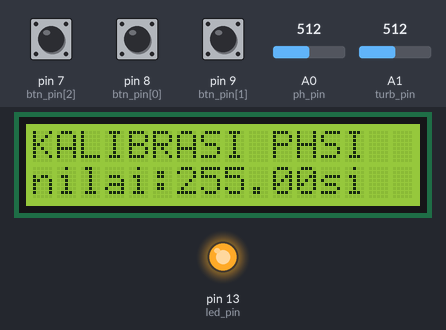
The sketch below on a simulated Arduino Uno, built with avr-gcc and run on an emulated ATmega328P. Parts: 16×2 character LCD, output pins drawn as LEDs (lit = HIGH). The test bench sets the inputs (shaded band); at power-on: pin 7 (btn_pin[2]) HIGH, pin 8 (btn_pin[0]) HIGH, pin 9 (btn_pin[1]) HIGH, A0 (ph_pin) = 512, A1 (turb_pin) = 512. EEPROM starts erased.

Above: at 2.9 s.
3.0 s: pin 7 (btn_pin[2]) pulled LOW for 0.15 s
At 3.43 s:
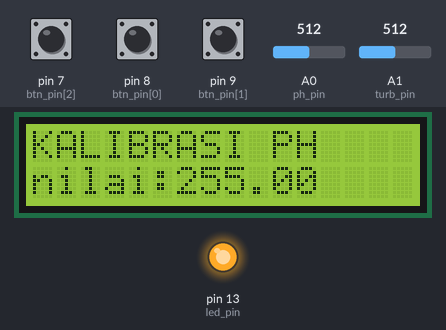
6.1 s: pin 8 (btn_pin[0]) pulled LOW for 3.2 s
At 9.5 s:
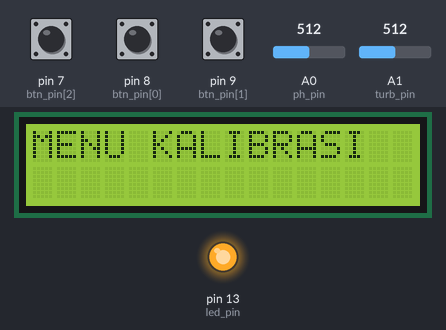
9.9 s: pin 9 (btn_pin[1]) pulled LOW for 3.2 s
At 11.48 s:
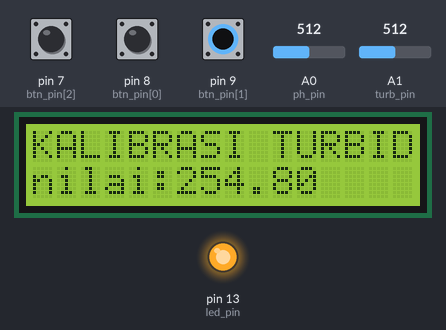
13.7 s: pin 8 (btn_pin[0]) pulled LOW for 0.15 s
At 14.07 s:
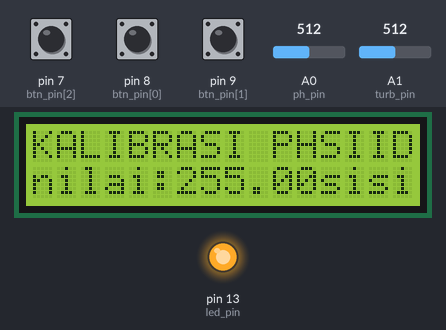
15.3 s: pin 7 (btn_pin[2]) pulled LOW for 0.15 s
18.4 s: pin 9 (btn_pin[1]) pulled LOW for 1 s
At 20.31 s:
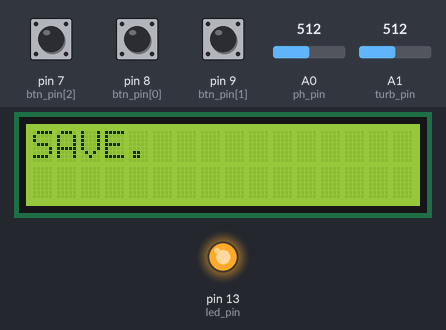
Timing chart, 0 to 21.0 s (numbered marks = the images above; inputs shaded):
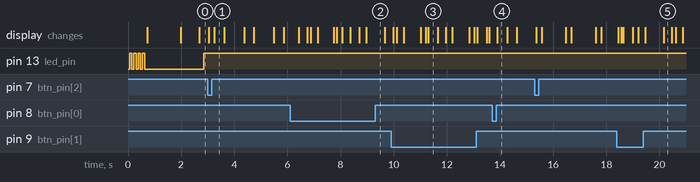

Measured:
- after the input at 3.0 s, the display: first changes at once (image 1 shows a later state)
- after the input at 6.1 s, the display: first changes after 0.33 s (image 2 shows a later state)
- after the input at 9.9 s, the display: first differs from a run without the input after 1.1 s (image 3 shows a later state)
- after the input at 13.7 s, the display: changes after 0.19 s (image 4)
- after the input at 18.4 s, the display: first changes after 0.05 s (image 5 shows a later state)

The sketch:

TX_Nano_json.ino
```cpp
//Library ardino json
#include <ArduinoJson.h>

//library lcd display
#include <LiquidCrystal_I2C.h>
LiquidCrystal_I2C lcd(0x27, 16, 2);

//library software serial untuk komunikasi
#include <SoftwareSerial.h>
//pin software serial rx dan tx
SoftwareSerial linkSerial(5, 6);

//library eeprom untuk menyimpan nilai kalibrasi
#include <EEPROM.h>

int refresh = 0;

const int led_pin = 13;

const int btn_pin[3] = {8, 9, 7};

//variable untuk sensor ph
const int ph_pin = A0;
int ph_value = 0;
unsigned long avg_value;
int buffer_arr[10], temp;
float ph_volt, ph_act;
float kalibrasi_ph = 0;

//variable untuk sensor Turbidity
const int turb_pin = A1;
float turb_volt;
int turb_sample = 600;
float turb_ntu;
int turb_value;
float kalibrasi_turb;

int menu;

void setup() {
  // put your setup code here, to run once:
  Serial.begin(115200);
  lcd.init();

  pinMode(led_pin, OUTPUT);
  pinMode(ph_pin, INPUT);
  pinMode(turb_pin, INPUT);

  for (int i = 0; i < 5; i++) {
    pinMode(btn_pin[i], INPUT_PULLUP);
  }

  for (int i = 0; i < 8; i++) {
    digitalWrite(led_pin, !digitalRead(led_pin));
    delay(80);
  }

  kalibrasi_ph = EEPROM.read(0);    //membaca nilai kalibrasi ph dari eeprom
  kalibrasi_turb = EEPROM.read(1);  //membaca nilai kalibrasi turbidity dari eeprom

  linkSerial.begin(4800); //memulai komunikasi serial
  lcd.backlight();

  lcd.setCursor(0, 0);
  lcd.print(" IoT ThingSpeak");

  delay(1000);
}

void loop() {
  // put your main code here, to run repeatedly:
  if (++refresh > 2) {
    lcd.clear();
    refresh = 0;
  }

  //short_long_btn();
  ph_read();
  turb_read();

  //buat format json untuk dikirim ke nodemcu
  StaticJsonDocument<500> docSending;
  docSending["ph_sensor"]   = ph_act;
  docSending["turb_sensor"] = turb_ntu;
  serializeJson(docSending, linkSerial);

  menu_display();

  lcd.setCursor(0, 0);
  lcd.print("PH :"); lcd.print(ph_act);
  lcd.setCursor(12, 0); lcd.print(ph_volt);
  lcd.setCursor(0, 1);
  lcd.print("NTU:"); lcd.print(turb_ntu - kalibrasi_turb);
  lcd.setCursor(12, 1); lcd.print(turb_volt);

  //  lcd.setCursor(0, 1); lcd.print(btn(0));
  //  lcd.print(" ");  lcd.print(btn(1));
  //  lcd.print(" ");  lcd.print(btn(2));
}

void menu_display() {
  if (btn(2) == 1) {
    lcd.clear();
    lcd.setCursor(0, 0);
    lcd.print(F("MENU KALIBRASI"));
    delay(500);
    while (1) {
      if (++refresh > 5) {
        lcd.clear();
        refresh = 0;
      }
      if (btn(0) == 1) {
        menu++;
        delay(80);
      }
      if (btn(1) == 1) {
        menu--;
        delay(80);
      }
      if (menu > 2) menu = 0;
      if (menu < 0) menu = 2;
      if (menu == 0) {
        lcd.setCursor(0, 0); lcd.print("MENU KALIBRASI");
        lcd.setCursor(0, 1); lcd.print(menu); lcd.print(".ph kalibrasi");
        if (btn(2) == 1) {
          while (1) {
            if (++refresh > 5) {
              lcd.clear();
              refresh = 0;
            }
            lcd.setCursor(0, 0); lcd.print("KALIBRASI PH");
            lcd.setCursor(0, 1); lcd.print("nilai:"); lcd.print(kalibrasi_ph);
            if (btn(0) == 1) {
              kalibrasi_ph += 0.02;
              delay(80);
            }
            if (btn(1) == 1) {
              kalibrasi_ph -= 0.02;
              delay(80);
            }
            if (btn(2) == 1) {
              //delay(200);
              break;
            }
            led_indikator();
          }
        }
      }
      if (menu == 1) {
        lcd.setCursor(0, 0); lcd.print("MENU KALIBRASI");
        lcd.setCursor(0, 1); lcd.print(menu); lcd.print(".turb kalibrasi");
        if (btn(2) == 1) {
          delay(80);
          while (1) {
            if (++refresh > 5) {
              lcd.clear();
              refresh = 0;
            }
            lcd.setCursor(0, 0); lcd.print("KALIBRASI TURBID");
            lcd.setCursor(0, 1); lcd.print("nilai:"); lcd.print(kalibrasi_turb);
            if (btn(0) == 1) {
              kalibrasi_turb += 0.2;
              delay(80);
            }
            if (btn(1) == 1) {
              kalibrasi_turb -= 0.2;
              delay(80);
            }
            if (btn(2) == 1) {
              //delay(200);
              break;
            }
            led_indikator();
          }
        }
      }
      if (menu == 2) {
        lcd.setCursor(0, 0); lcd.print("MENU KALIBRASI");
        lcd.setCursor(0, 1); lcd.print(menu); lcd.print(".save & exit ?");
        if (btn(2) == 1) {
          lcd.clear();
          lcd.setCursor(0, 0);
          lcd.print(F("SAVE"));
          int save_eeprom;
          for (save_eeprom = 0; save_eeprom < 16; save_eeprom++) {
            lcd.print(".");
            delay(25);
          }
          if (save_eeprom > 5) {
            EEPROM.update(0, kalibrasi_ph);
            EEPROM.update(1, kalibrasi_turb);
          }
          break;
        }
      }
      led_indikator();
    }
  }
}

bool btn(int ch) {
  return digitalRead(btn_pin[ch]);
}

void led_indikator() {
  if (btn(0) == 1 || btn(1) == 1 || btn(2) == 1) {
    digitalWrite(led_pin, 1);
  } else {
    digitalWrite(led_pin, 0);
  }
}

void ph_read() {
  //Get 10 sample value from the sensor for smooth the value
  for (int i = 0; i < 10; i++)  {
    buffer_arr[i] = analogRead(ph_pin);
    delay(5);
  }
  //sort the analog from small to large
  for (int i = 0; i < 9; i++) {
    for (int j = i + 1; j < 10; j++) {
      if (buffer_arr[i] > buffer_arr[j]) {
        temp = buffer_arr[i];
        buffer_arr[i] = buffer_arr[j];
        buffer_arr[j] = temp;
      }
    }
  }

  avg_value = 0;

  for (int i = 2; i < 8; i++) {
    avg_value += buffer_arr[i];
  }

  ph_volt = (float)avg_value * 5.18 / 1024 / 6; //convert the analog into millivolt
  ph_act = 2.5 * ph_volt - kalibrasi_ph; //convert the millivolt into pH value
}

void turb_read() {
  turb_value = analogRead(turb_pin);
  turb_volt = 0;

  for (int i = 0; i < turb_sample; i++) {
    turb_volt += ((float)analogRead(turb_pin) / 1023) * 5.1;
  }

  turb_volt = turb_volt / (turb_sample);
  turb_volt = round_to_dp(turb_volt, 2);

  if (turb_volt < 2.5) {
    turb_ntu = 3000;
  } else {
    turb_ntu = -1120.4 * square(turb_volt) + 5742.3 * turb_volt - 4352.8;
    if (turb_ntu < 0) turb_ntu = 0.5;
  }

  //turb_ntu = turb_ntu - kalibrasi_turb;

}

float round_to_dp( float in_value, int decimal_place ) {
  float multiplier = powf( 10.0f, decimal_place );
  in_value = roundf( in_value * multiplier ) / multiplier;
  return in_value;
}
```
